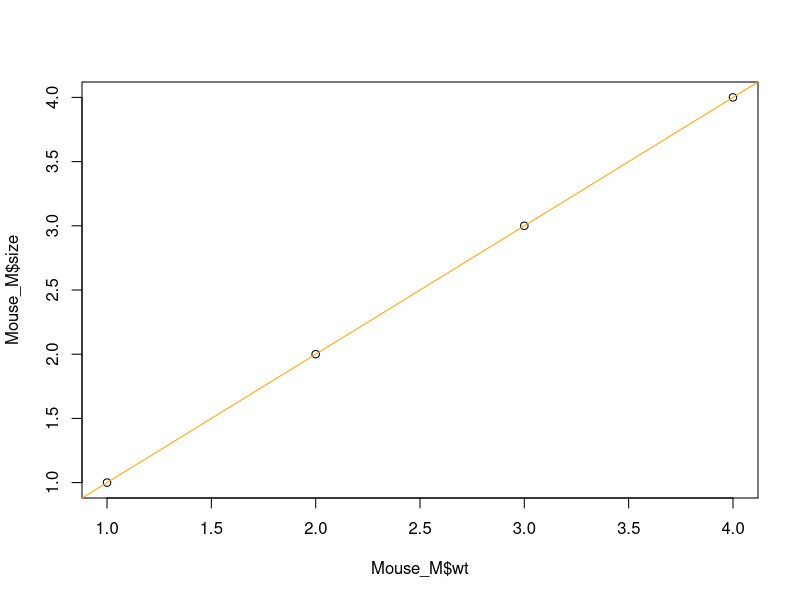
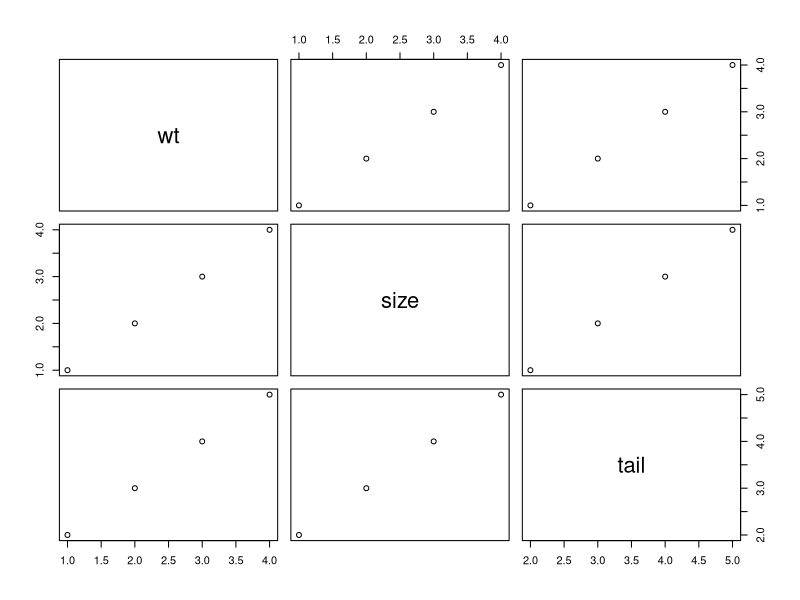

Recreate these plots in R, in order.
Mouse_M <- data.frame(wt=c(1,2,3,4),size=c(1,2,3,4),tail=c(2,3,4,5))


plot(Mouse_M$wt,Mouse_M$size)
SL <- lm(wt~size,data=Mouse_M) 
summary(SL)

abline(SL,col="Orange")

#---- Multiple LR

#Plot
plot(Mouse_M)

Mut_LR <- lm(size ~ wt+tail,data=Mouse_M)
summary(Mut_LR)


# Call:
#   lm(formula = size ~ wt + tail, data = Mouse_M)
# 
# Residuals:
#   1 2 3 4 
# 0 0 0 0 
# 
# Coefficients: (1 not defined because of singularities)
# Estimate Std. Error t value Pr(>|t|)    
# (Intercept)        0          0      NA       NA    
# wt                 1          0     Inf   <2e-16 ***
#   tail              NA         NA      NA       NA    
# ---
#   Signif. codes:  0 '***' 0.001 '**' 0.01 '*' 0.05 '.' 0.1 ' ' 1
# 
# Residual standard error: 0 on 2 degrees of freedom
# Multiple R-squared:      1,	Adjusted R-squared:      1 
# F-statistic:   Inf on 1 and 2 DF,  p-value: < 2.2e-16
# 
# Warning message:
#   In summary.lm(Mut_LR) : essentially perfect fit: summary may be unreliable
# > Mut_LR <- lm(size ~ wt+tail,data=Mouse_M)
# > summary(Mut_LR)
# 
# Call:
#   lm(formula = size ~ wt + tail, data = Mouse_M)
# 
# Residuals:
#   1 2 3 4 
# 0 0 0 0 
# 
# Coefficients: (1 not defined because of singularities)
# Estimate Std. Error t value Pr(>|t|)    
# (Intercept)        0          0      NA       NA    
# wt                 1          0     Inf   <2e-16 ***
#   tail              NA         NA      NA       NA    
# ---
#   Signif. codes:  0 '***' 0.001 '**' 0.01 '*' 0.05 '.' 0.1 ' ' 1
# 
# Residual standard error: 0 on 2 degrees of freedom
# Multiple R-squared:      1,	Adjusted R-squared:      1 
# F-statistic:   Inf on 1 and 2 DF,  p-value: < 2.2e-16
